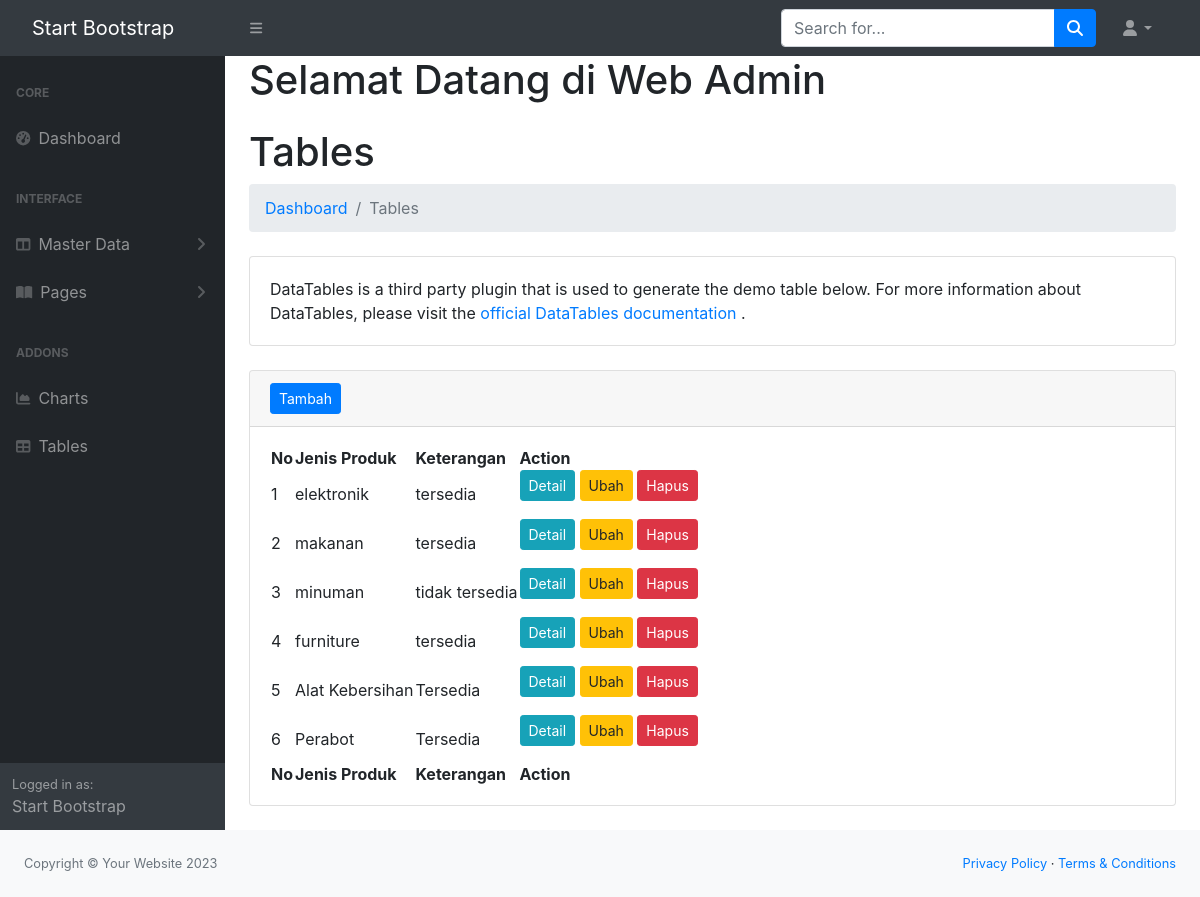
Page /admin/index.php?url=jenis_produk on the earlier database version.
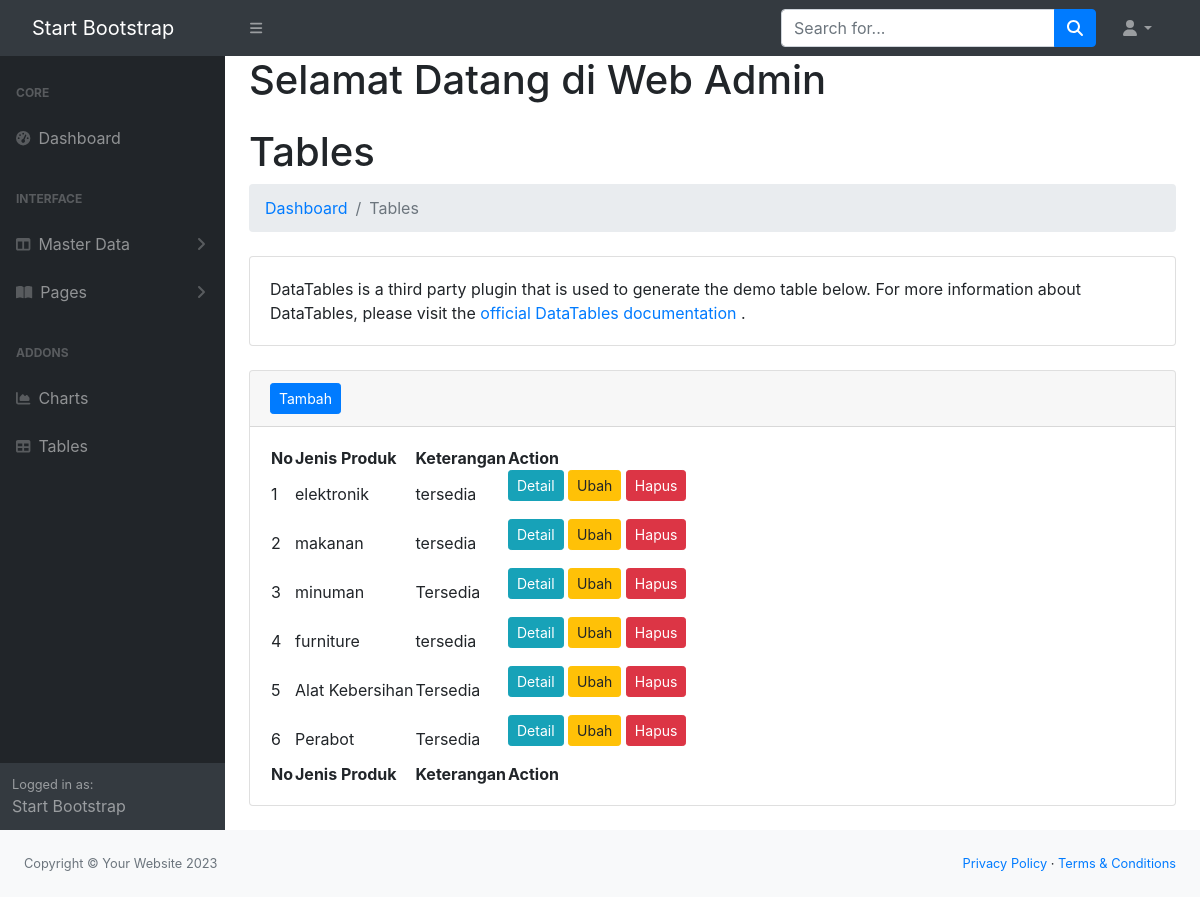
Same page on the later database version.
### tables this page shows
CREATE TABLE `jenis_produk` (
  `id` int(11) NOT NULL,
  `nama` varchar(20) DEFAULT NULL,
  `ket` varchar(50) DEFAULT NULL
);

### admin/models/Jenis_Produk.php (called while the page is built, shortened)
<?php
class JenisProduk {
    private $koneksi;
    public function __construct(){
        global $dbh;
        $this->koneksi = $dbh;
    }
    public function JenisProduk(){
        $sql = "SELECT * FROM jenis_produk";
        $ps = $this->koneksi->prepare($sql);
        $ps->execute();
        $rs = $ps->fetchAll();
        return $rs;
    }
}
?>

### admin/jenis_produk.php (the view, shortened to what this page needs)
<?php
$model = new JenisProduk();
$jenis_produk = $model->JenisProduk();
?>
                        <h1 class="mt-4">Tables</h1>
                        <ol class="breadcrumb mb-4">
                            <li class="breadcrumb-item"><a href="index.html">Dashboard</a></li>
                            <li class="breadcrumb-item active">Tables</li>
                        </ol>
                        <div class="card mb-4">
                            <div class="card-body">
                                DataTables is a third party plugin that is used to generate the demo table below. For more information about DataTables, please visit the
                                <a target="_blank" href="https://datatables.net/">official DataTables documentation</a>
                                .
                            </div>
                        </div>
                        <div class="card mb-4">
                            <div class="card-header">
                                <a href="index.php?url=jenis_produk_form" class="btn btn-primary btn-sm">Tambah</a>
                            </div>
                            <div class="card-body">
                                <table id="datatablesSimple">
                                    <thead>
                                        <tr>
                                            <th>No</th>
                                            <th>Jenis Produk </th>
                                            <th>Keterangan</th>
                                            <th>Action</th>
                                        </tr>
                                    </thead>
                                    <tfoot>
                                        <tr>
                                            <th>No</th>
                                            <th>Jenis Produk</th>
                                            <th>Keterangan</th>
                                            <th>Action</th>
                                        </tr>
                                    </tfoot>
                                    <tbody>
                                        <?php
                                        $no = 1;
                                        foreach($jenis_produk as $row){
                                        ?>
                                        <tr>
                                            <td><?= $no ?></td>
                                            <td><?= $row['nama']?></td>
                                            <td><?= $row['ket']?></td>
                                            <td>
                                                <form action="jenis_produk_controller.php" method="POST">
                                                    <a class="btn btn-info btn-sm" href="index.php?url=jenis_produk_detail&id=<?= $row ['id'] ?>">Detail</a>
                                                    <a class="btn btn-warning btn-sm" href="index.php?url=jenis_produk_form&idedit=<?= $row ['id'] ?>">Ubah</a>
                                                    <button class="btn btn-danger btn-sm" name="proses" value="hapus"
                                                    onclick="return confirm('Apakah anda yakin ingin menghapus data ini?')">Hapus</button>
                                                </form>
                                            </td>
                                        </tr>
                                      <?php
                                        $no++;
                                    }
                                        ?>
                                    </tbody>
                                </table>
                            </div>
</div>
</div>

Differences in the rows shown:
changed jenis_produk "minuman": ket "tidak tersedia" → "Tersedia"
